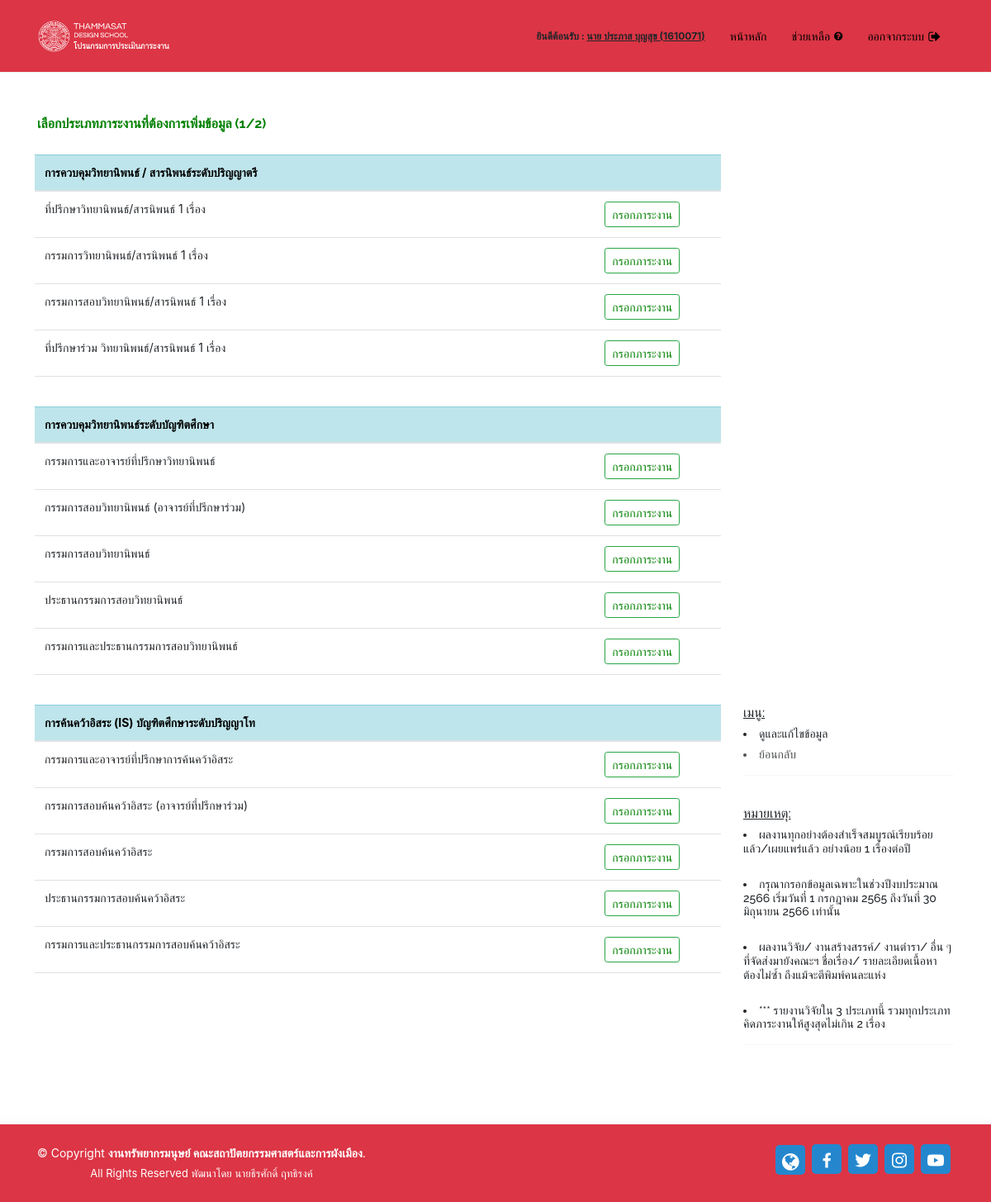
Page /admin/thesis.php (signed in) on the committed database.
### tables this page shows
CREATE TABLE `jobtype` (
  `id` int(10) NOT NULL,
  `title` text DEFAULT NULL,
  `jobgroupid` varchar(20) DEFAULT '100',
  `point` varchar(10) DEFAULT NULL,
  `cond` varchar(255) DEFAULT NULL,
  `order2` int(5) DEFAULT 0
);

### admin/thesis.php (the view, shortened to what this page needs)
<?php include 'include/state.php'; ?>
<?php include 'include/head.php'; ?>
<body>
  <?php include 'include/header.php'; ?>
  <section class="d-flex align-items-center">
    <div class="container position-relative" data-aos="fade-up" data-aos-delay="100">
      <div class="row justify-content-left" style="margin-top: 60px;">
        <div class="col-xl-7 col-lg-9 text-left">
          <h5 style="color:green;"><b>เลือกประเภทภาระงานที่ต้องการเพิ่มข้อมูล (1/2)</b></h5>
        </div>
      </div>
      <div class="row">
        <div class="col-sm-12 col-md-9 col-lg-9">
          <div class="row icon-boxes" style="margin-top: 20px;">
            <div class="icon-box bg-transparent">
              <table class="table table-hover">
                <thead>
                  <tr class="table-info">
                    <th colspan="3" style="font-size: 14px;">การควบคุมวิทยานิพนธ์ / สารนิพนธ์ระดับปริญญาตรี</th>
                  </tr>
                </thead>
                <tbody>
                  <?php
                  require_once '../includes/connect.php';
                  $stmt = $conn->prepare("SELECT * FROM jobtype WHERE jobgroupid='1'");
                  $stmt->execute();
                  $result = $stmt->fetchAll();
                  foreach($result as $row) {
                  ?>
                  <tr>
                    <td width="80%" style="font-size: 14px;"><?php echo $row['title']; ?></td>
                    <td width="18%" style="font-size: 14px;"><a class="btn btn-outline-success btn-sm" href="addthesis.php?id=<?= $row['id'];?>" data-toggle="tooltip" title="กรอกข้อมูลภาระงาน">กรอกภาระงาน</a></td>
                    <?php } ?>
                  </tr>
                </tbody>
              </table>
            </div>
          </div>
        </div>
        <div class="col-sm-12 col-md-9 col-lg-9">
          <div class="row icon-boxes" style="margin-top: 20px;">
            <div class="icon-box bg-transparent">
              <table class="table table-hover">
                <thead>
                  <tr class="table-info">
                    <th colspan="3" style="font-size: 14px;">การควบคุมวิทยานิพนธ์ระดับบัญฑิตศึกษา</th>
                  </tr>
                </thead>
                <tbody>
                  <?php
                  require_once '../includes/connect.php';
                  $stmt = $conn->prepare("SELECT * FROM jobtype WHERE jobgroupid='2'");
                  $stmt->execute();
                  $result = $stmt->fetchAll();
                  foreach($result as $row) {
                  ?>
                  <tr>
                    <td width="80%" style="font-size: 14px;"><?php echo $row['title']; ?></td>
                    <td width="18%" style="font-size: 14px;"><a class="btn btn-outline-success btn-sm" href="addthesis.php?id=<?= $row['id'];?>" data-toggle="tooltip" title="กรอกข้อมูลภาระงาน">กรอกภาระงาน</a></td>
                    <?php } ?>
                  </tr>
                </tbody>
              </table>
            </div>
          </div>
        </div>
        <div class="col-sm-12 col-md-9 col-lg-9">
          <div class="row icon-boxes" style="margin-top: 20px;">
            <div class="icon-box bg-transparent">
              <table class="table table-hover">
                <thead>
                  <tr class="table-info">
                    <th colspan="3" style="font-size: 14px;">การค้นคว้าอิสระ (IS) บัญฑิตศึกษาระดับปริญญาโท</th>
                  </tr>
                </thead>
                <tbody>
                  <?php
                  require_once '../includes/connect.php';
                  $stmt = $conn->prepare("SELECT * FROM jobtype WHERE jobgroupid='6'");
                  $stmt->execute();
                  $result = $stmt->fetchAll();
                  foreach($result as $row) {
                  ?>
                  <tr>
                    <td width="80%" style="font-size: 14px;"><?php echo $row['title']; ?></td>
                    <td width="18%" style="font-size: 14px;"><a class="btn btn-outline-success btn-sm" href="addthesis.php?id=<?= $row['id'];?>" data-toggle="tooltip" title="กรอกข้อมูลภาระงาน">กรอกภาระงาน</a></td>
                    <?php } ?>
                  </tr>
                </tbody>
              </table>
            </div>
          </div>
        </div>
        <div class="col-sm-12 col-md-3 col-lg-3">
            <div class="row icon-boxes " style="margin-top: 20px;">
              <div class="col-md-12">
                <div class="icon-box">
                  <h5><u>เมนู:</u></h5>
                  <h6><li> ดูและแก้ไขข้อมูล</li></h6>
                  <h6><a href="index.php" title="" style="color:#4e5052;"><li> ย้อนกลับ</li></a></h6><hr>
                </div>
              </div>
            </div>
              <div class="row icon-boxes" style="margin-top: 20px;">
                <div class="col-md-12">
                  <div class="icon-box">
                    <h5><u>หมายเหตุ:</u></h5>
                    <h6><li> ผลงานทุกอย่างต้องสำเร็จสมบูรณ์เรียบร้อยแล้ว/เผยแพร่แล้ว อย่างน้อย 1 เรื่องต่อปี</li></h6><br>
                    <h6><li> กรุณากรอกข้อมูลเฉพาะในช่วงปีงบประมาณ 2566 เริ่มวันที่ 1 กรกฎาคม 2565 ถึงวันที่ 30 มิถุนายน 2566 เท่านั้น</li></h6><br>
                    <h6><li> ผลงานวิจัย/ งานสร้างสรรค์/ งานตำรา/ อื่น ๆ ที่จัดส่งมายังคณะฯ ชื่อเรื่อง/ รายละเอียดเนื้อหา ต้องไม่ซ้ำ ถึงแม้จะตีพิมพ์คนละแห่ง</li></h6><br>
                    <h6><li> *** รายงานวิจัยใน 3 ประเภทนี้ รวมทุกประเภท คิดภาระงานให้สูงสุดไม่เกิน 2 เรื่อง</li></h6><hr>
                  </div>
                </div>
              </div>
        </div>
      </div>
    </div>
    </section>
    <?php include 'include/footer.php'; ?>
  </body>
</html>

### admin/assets/css/style.css (style rules this page uses)
body { font-family: "Open Sans", sans-serif; color: #444444; }
a { color: #2487ce; text-decoration: none; }
h1, h2, h3, h4, h5, h6 { font-family: "Raleway", sans-serif; }
section { padding: 80px 0; overflow: hidden; }

### admin/include/head.php (style rules this page uses)
A:link { text-decoration:none; color:green; }

### admin/thesis.php (style rules this page uses)
body { font-size: 12px; }
h5 { font-size: 16px; }
h6 { font-size: 14px; }

### rows in the picture
jobtype: title "ที่ปรึกษาวิทยานิพนธ์/สารนิพนธ์ 1 เรื่อง"
jobtype: title "กรรมการวิทยานิพนธ์/สารนิพนธ์ 1 เรื่อง"
jobtype: title "กรรมการสอบวิทยานิพนธ์/สารนิพนธ์ 1 เรื่อง"
jobtype: title "ที่ปรึกษาร่วม วิทยานิพนธ์/สารนิพนธ์ 1 เรื่อง"
jobtype: title "กรรมการและอาจารย์ที่ปรึกษาวิทยานิพนธ์"
jobtype: title "กรรมการสอบวิทยานิพนธ์ (อาจารย์ที่ปรึกษาร่วม)"
jobtype: title "กรรมการสอบวิทยานิพนธ์"
jobtype: title "ประธานกรรมการสอบวิทยานิพนธ์"
jobtype: title "กรรมการและประธานกรรมการสอบวิทยานิพนธ์"
jobtype: title "กรรมการและอาจารย์ที่ปรึกษาการค้นคว้าอิสระ"
jobtype: title "กรรมการสอบค้นคว้าอิสระ (อาจารย์ที่ปรึกษาร่วม)"
jobtype: title "กรรมการสอบค้นคว้าอิสระ"
jobtype: title "ประธานกรรมการสอบค้นคว้าอิสระ"
jobtype: title "กรรมการและประธานกรรมการสอบค้นคว้าอิสระ"

### other values in the picture
$_SESSION['prename'] "นาย"
$_SESSION['firstnameTH'] "ประภาส"
$_SESSION['lastnameTH'] "บุญสุข"
$_SESSION['pid'] "1610071"
